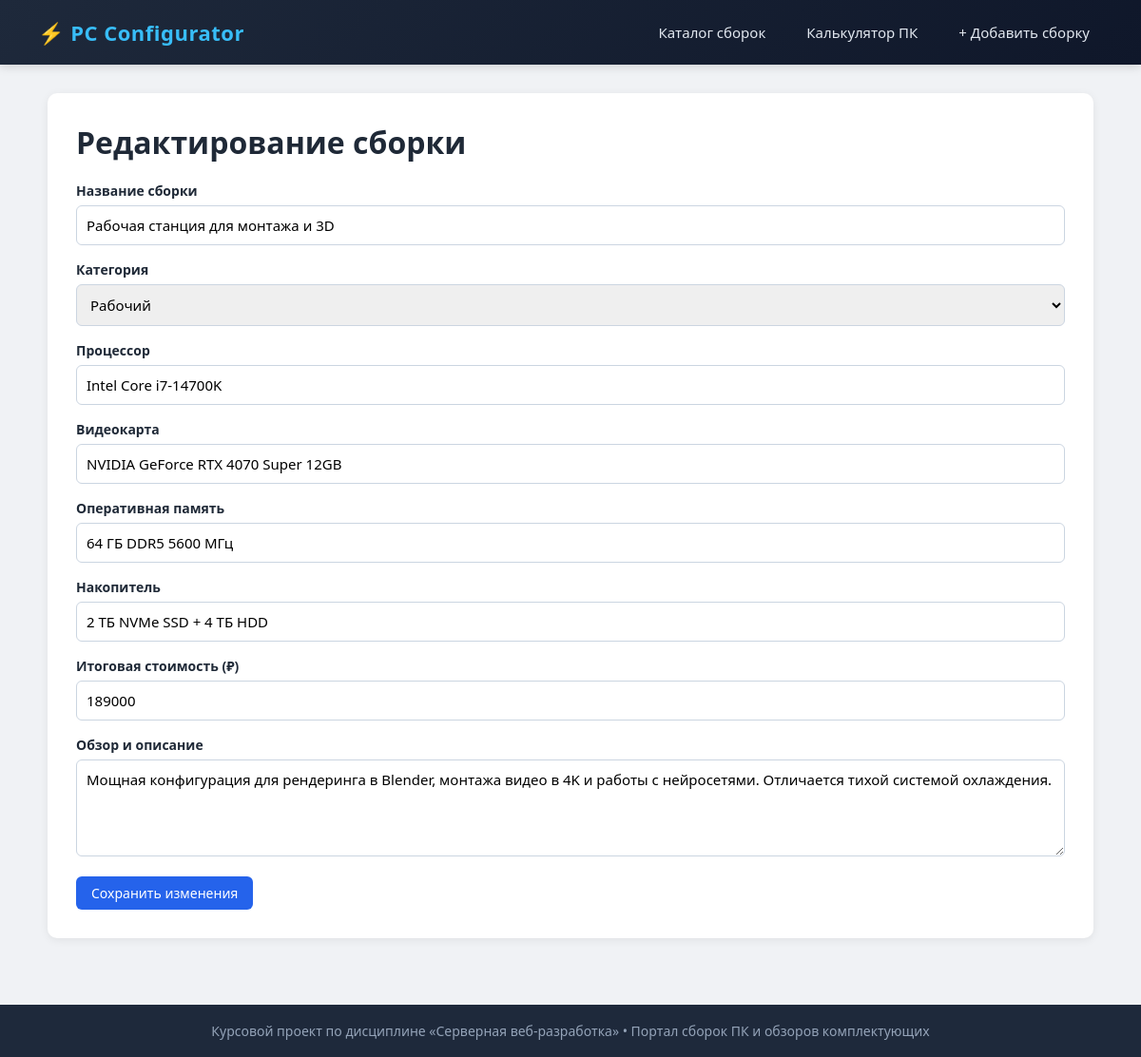
Screenshot of /builds/2/edit with the database file from the repository.
### tables this page shows
CREATE TABLE builds (
            id INTEGER PRIMARY KEY AUTOINCREMENT,
            author_id INTEGER NOT NULL,
            title TEXT NOT NULL,
            category TEXT NOT NULL,
            cpu TEXT NOT NULL,
            gpu TEXT NOT NULL,
            ram TEXT NOT NULL,
            storage TEXT NOT NULL,
            price INTEGER NOT NULL,
            views INTEGER DEFAULT 0,
            description TEXT NOT NULL,
            created_at TEXT DEFAULT CURRENT_TIMESTAMP
        );

### controllers/BuildsController.php (called while the page is built, shortened)
<?php
class BuildsController
{
    private $view;
    private $db;
    public function __construct()
    {
        $this->view = new View(__DIR__ . '/../templates');
        $this->db = new Db();
    }
    public function edit(int $id)
    {
        $res = $this->db->query('SELECT * FROM builds WHERE id = :id', [':id' => $id]);
        $build = $res[0];
        $this->view->renderHtml('builds/edit.php', [
            'build' => $build,
            'title' => 'Редактирование сборки'
        ]);
    }
}

### index.php (called while the page is built, shortened)
<?php
require_once __DIR__ . '/Db.php';
require_once __DIR__ . '/controllers/BuildsController.php';
$routes = require __DIR__ . '/routes.php';
$route = trim(urldecode(parse_url($_SERVER['REQUEST_URI'], PHP_URL_PATH)), '/');
$route = preg_replace('~^index\.php/?~', '', $route);
foreach ($routes as $pattern => $controllerAndAction) {
    preg_match($pattern, $route, $matches);
    if (!empty($matches)) {
        break;
    }
}
unset($matches[0]);
$actionName = $controllerAndAction[1];
$controller = new $controllerName();
$controller->$actionName(...$matches);

### Db.php (called while the page is built, shortened)
<?php
class Db
{
    private $pdo;
    public function __construct()
    {
        $this->pdo = new PDO('sqlite:' . __DIR__ . '/pc_portal.sqlite');
        $this->pdo->setAttribute(PDO::ATTR_ERRMODE, PDO::ERRMODE_EXCEPTION);
        $this->pdo->setAttribute(PDO::ATTR_DEFAULT_FETCH_MODE, PDO::FETCH_ASSOC);
        $this->initTables();
    }
    public function query(string $sql, array $params = []): array
    {
        $sth = $this->pdo->prepare($sql);
        $result = $sth->execute($params);
        return $sth->fetchAll();
    }
    private function initTables()
    {
        $this->pdo->exec("CREATE TABLE IF NOT EXISTS users (
            id INTEGER PRIMARY KEY AUTOINCREMENT,
            nickname TEXT NOT NULL,
            role TEXT DEFAULT 'Энтузиаст'
        )");
        $this->pdo->exec("CREATE TABLE IF NOT EXISTS builds (
            id INTEGER PRIMARY KEY AUTOINCREMENT,
            author_id INTEGER NOT NULL,
            title TEXT NOT NULL,
            category TEXT NOT NULL,
            cpu TEXT NOT NULL,
            gpu TEXT NOT NULL,
            ram TEXT NOT NULL,
            storage TEXT NOT NULL,
            price INTEGER NOT NULL,
            views INTEGER DEFAULT 0,
            description TEXT NOT NULL,
            created_at TEXT DEFAULT CURRENT_TIMESTAMP
        )");
        $count = $this->pdo->query("SELECT COUNT(*) FROM users")->fetchColumn();
    }
}

### templates/builds/edit.php (the view, shortened to what this page needs)
<?php include __DIR__ . '/../header.php'; ?>
<div class="form-box">
    <h1 style="margin-bottom: 20px;">Редактирование сборки</h1>
    <form method="post">
        <div class="form-group"><label>Название сборки</label><input type="text" name="title" value="<?= htmlspecialchars($build['title']) ?>" required></div>
        <div class="form-group">
            <label>Категория</label>
            <select name="category">
                <option value="<?= htmlspecialchars($build['category']) ?>"><?= htmlspecialchars($build['category']) ?></option>
            </select>
        </div>
        <div class="form-group"><label>Процессор</label><input type="text" name="cpu" value="<?= htmlspecialchars($build['cpu']) ?>" required></div>
        <div class="form-group"><label>Видеокарта</label><input type="text" name="gpu" value="<?= htmlspecialchars($build['gpu']) ?>" required></div>
        <div class="form-group"><label>Оперативная память</label><input type="text" name="ram" value="<?= htmlspecialchars($build['ram']) ?>" required></div>
        <div class="form-group"><label>Накопитель</label><input type="text" name="storage" value="<?= htmlspecialchars($build['storage']) ?>" required></div>
        <div class="form-group"><label>Итоговая стоимость (₽)</label><input type="number" name="price" value="<?= (int)$build['price'] ?>" required></div>
        <div class="form-group"><label>Обзор и описание</label><textarea name="description" rows="4" required><?= htmlspecialchars($build['description']) ?></textarea></div>
        <button type="submit" class="btn">Сохранить изменения</button>
    </form>
</div>
<?php include __DIR__ . '/../footer.php'; ?>

### style.css (style rules this page uses)
* { box-sizing: border-box; margin: 0; padding: 0; font-family: 'Segoe UI', Tahoma, Geneva, Verdana, sans-serif; }
body { background-color: #f0f2f5; color: #1f2937; display: flex; flex-direction: column; min-height: 100vh; }
.btn { display: inline-block; padding: 8px 16px; background: #2563eb; color: #fff; text-decoration: none; border-radius: 6px; border: none; font-size: 14px; cursor: pointer; transition: 0.2s; }
.detail-box, .form-box { background: #fff; padding: 30px; border-radius: 10px; box-shadow: 0 2px 10px rgba(0,0,0,0.07); }
.form-group { margin-bottom: 16px; }
.form-group label { display: block; font-weight: 600; margin-bottom: 6px; font-size: 14px; }
.form-group input, .form-group select, .form-group textarea { width: 100%; padding: 10px; border: 1px solid #cbd5e1; border-radius: 6px; font-size: 15px; }

### rows the page displays
builds: title "Рабочая станция для монтажа и 3D", category "Рабочий", cpu "Intel Core i7-14700K", gpu "NVIDIA GeForce RTX 4070 Super 12GB", ram "64 ГБ DDR5 5600 МГц", storage "2 ТБ NVMe SSD + 4 ТБ HDD", price "189000", description "Мощная конфигурация для рендеринга в Blender, монтажа видео в 4K и работы с нейросетями. Отличается тихой системой охлаждения."
